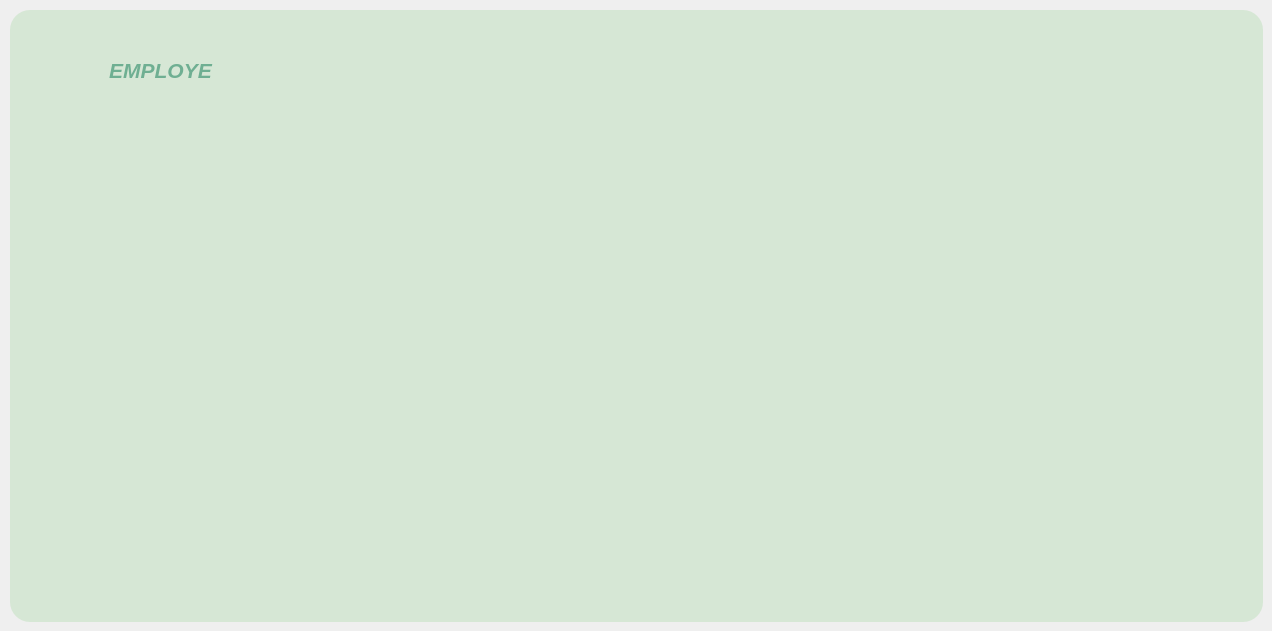
      <widget class="QWidget" name="tab_19">
       <attribute name="title">
        <string>statistique</string>
       </attribute>
       <widget class="QGroupBox" name="groupBox_19">
        <property name="geometry">
         <rect>
          <x>10</x>
          <y>10</y>
          <width>1253</width>
          <height>612</height>
         </rect>
        </property>
        <property name="styleSheet">
         <string notr="true">background-color:#D6E7D5;

border-radius : 20px;</string>
        </property>
        <property name="title">
         <string/>
        </property>
        <widget class="QLabel" name="label_99">
         <property name="geometry">
          <rect>
           <x>270</x>
           <y>110</y>
           <width>701</width>
           <height>471</height>
          </rect>
         </property>
         <property name="styleSheet">
          <string notr="true">QLabel {
    background-color: transparent;  /* Fond transparent */
    color: black;                   /* Texte noir */
    border: none;                   /* Pas de bordure */
    font-weight: bold;              /* Texte en gras */
    font-size: 14px;                /* Taille de la police */
}
</string>
         </property>
         <property name="text">
          <string/>
         </property>
         <property name="pixmap">
          <pixmap>../../ec85fa4c-3173-4667-aaf6-7574c6995ef7.jpg</pixmap>
         </property>
         <property name="scaledContents">
          <bool>true</bool>
         </property>
        </widget>
        <widget class="QLabel" name="label_97">
         <property name="geometry">
          <rect>
           <x>50</x>
           <y>30</y>
           <width>201</width>
           <height>61</height>
          </rect>
         </property>
         <property name="styleSheet">
          <string notr="true">*{
    color: #6FAF92;
    font-size: 16px; /* Taille du texte (ajustable) */
    font-weight: normal; /* Style du texte */
}</string>
         </property>
         <property name="text">
          <string>&lt;html&gt;&lt;head/&gt;&lt;body&gt;&lt;p align=&quot;center&quot;&gt;&lt;span style=&quot; font-size:16pt; font-weight:700; font-style:italic;&quot;&gt;EMPLOYE&lt;/span&gt;&lt;/p&gt;&lt;/body&gt;&lt;/html&gt;</string>
         </property>
        </widget>
        <zorder>label_97</zorder>
        <zorder>label_99</zorder>
       </widget>
      </widget>
